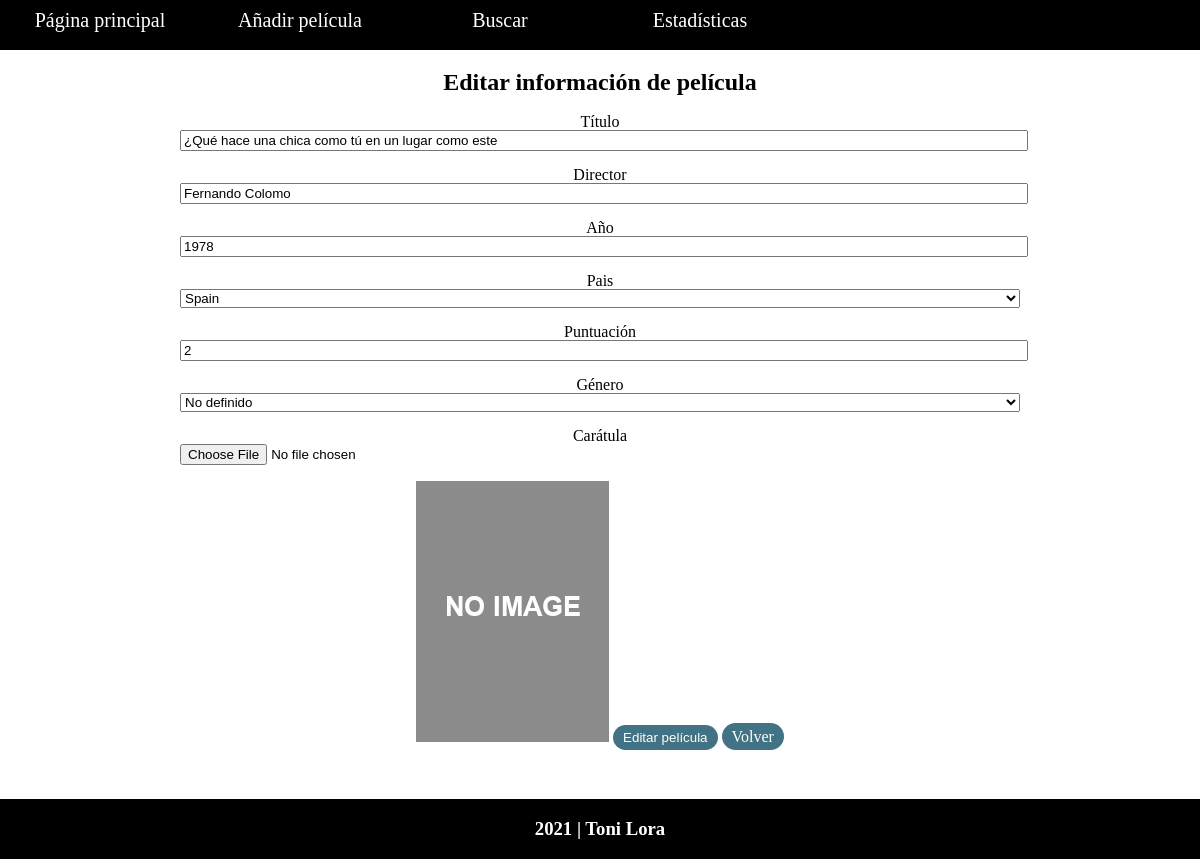
/db/edit_peliculas.php?id=250, run on the app's committed database.
### tables this page shows
CREATE TABLE `pellicules` (
  `id` int(3) NOT NULL,
  `titol` varchar(49) DEFAULT NULL,
  `director` varchar(28) DEFAULT NULL,
  `any` int(4) DEFAULT NULL,
  `pais` varchar(19) DEFAULT NULL,
  `id_pais` int(3) UNSIGNED DEFAULT 0,
  `animacio` tinyint(1) DEFAULT NULL,
  `catala` tinyint(1) DEFAULT NULL,
  `puntuacio` int(2) DEFAULT NULL,
  `observacions` varchar(10) DEFAULT NULL,
  `data_creacio` datetime NOT NULL DEFAULT current_timestamp(),
  `id_genero` int(2) UNSIGNED NOT NULL DEFAULT 0
);

### elementos/lista_paises.php (the view)
<?php
function lista_paises($id=0){
    $servidor="localhost";
    $usuario="filmoteca";
    $password="filmoteca";
    $bbdd="filmoteca_generos";
    $sql_paises="SELECT * FROM countries ORDER BY id ASC";
    $sql_pelicula="SELECT `id_pais` FROM `pellicules` WHERE `id`=$id";
    $conn = new mysqli ($servidor,$usuario,$password,$bbdd);
    $datos_paises=$conn->query($sql_paises);
    $datos_pelicula=$conn->query($sql_pelicula);
    $id_pais_pelicula=$datos_pelicula->fetch_assoc();
    if($id!=0){
        $id=$id_pais_pelicula['id_pais'];
    }
    $return= "<label for='pais'>Pais<select name='pais' id='pais'><br>";
    while($fila_paises=$datos_paises->fetch_assoc()){
        if ($fila_paises["id"]==$id){
            $return.= "<option value='$fila_paises[id]' selected>$fila_paises[name]</option>";
        }else{
            $return.= "<option value='$fila_paises[id]'>$fila_paises[name]</option>";
        }
    }
    $return.="</select></label><br>";
    return $return;
}
?>

### db/edit_peliculas.php (shortened to what this page needs)
<?php
include "../elementos/lista_generos.php";
include "../elementos/lista_paises.php";
if (isset($_GET["id"])){
        $id=filter_var($_GET["id"],FILTER_SANITIZE_NUMBER_INT);
    }elseif (!isset($_POST["titol"]) or $_POST["titol"]=="" or !isset($_POST["director"]) or $_POST["director"]=="" or !isset($_POST["any"]) or $_POST["any"]=="" or !isset($_POST["pais"]) or $_POST["pais"]=="" or !isset($_POST["puntuacio"]) or $_POST["puntuacio"]==""){
        header ("Location: /");
        die();
    }
?>
<!DOCTYPE html>
<html lang="en">
<head>
    <link rel="stylesheet" href="../css/demo.css">
    <link rel="stylesheet" href="../css/flexslider.css">
    <link rel="stylesheet" href="../css/style.css">
</head>
<body>
    <?php
    include "../elementos/topbar.php";
    ?>
    <h1>Editar información de película</h1>
    <?php
    $servidor="localhost";
    $usuario="filmoteca";
    $password="filmoteca";
    $bbdd="filmoteca_generos";
    $sql="SELECT pellicules.id,pellicules.titol,pellicules.director,pellicules.any,countries.name,pellicules.puntuacio,generos.genero FROM pellicules INNER JOIN countries ON pellicules.id_pais=countries.id INNER JOIN generos ON pellicules.id_genero=generos.id WHERE pellicules.id=$id";
    $conn = new mysqli($servidor,$usuario,$password,$bbdd);
    $consulta=$conn->query($sql);
    $datos_pelicula=$consulta->fetch_assoc();
    if (!file_exists("../img/covers/$id.jpg")){
        $img=0;
    }else{
        $img=$id;
    }
    ?>
    <form action="edit_peliculas.php" method="POST" class="formulario" enctype="multipart/form-data">
        <label for="titol">Título<input type="text" name="titol" value="<?php echo $datos_pelicula['titol']?>"  required></label><br>
        <label for="director">Director<input type="text" name="director" value="<?php echo $datos_pelicula['director']?>" required></label><br>
        <label for="any">Año<input type="text" name="any" value="<?php echo $datos_pelicula['any']?>"  required></label><br>
        <?php echo lista_paises($id);?>
        <label for="puntuacio">Puntuación<input type="text" name="puntuacio" value="<?php echo $datos_pelicula['puntuacio']?>"></label><br>
        <?php echo lista_generos($id);?>
        <label for="cover">Carátula<input type="file" name="cover"></label><br>
        <?php echo "<img src='../img/covers/$img.jpg'>";?>
        <input type="submit" class="boton" value="Editar película">
        <a class="boton" href="../index.php">Volver</a>
    </form>
    <?php
    include "../elementos/footer.php";
    ?>
</body>
</html>

### css/demo.css (style rules this page uses)
html, body, div, span, applet, object, iframe, blockquote, pre,a, abbr, acronym, address, big, cite, code,del, dfn, em, img, ins, kbd, q, s, samp,small, strike, strong, sub, sup, tt, var,b, u, i, center,dl, dt, dd, ol, ul, li,fieldset, form, label, legend,table, caption, tbody, tfoot, thead, tr, th, td,article, aside, canvas, details, embed,figure, figcaption, footer, header, hgroup,menu, nav, output, ruby, section, summary,time, mark, audio, video { margin: 0; padding: 0; border: 0; font-size: 100%; font: inherit; vertical-align: baseline; }
body { line-height: 1; }
body { width: 100%; float: left; opacity: 1; -webkit-transition: opacity 1s ease; }

### css/style.css (style rules this page uses)
html { height:100%; }
body { display: flex; flex-direction: column; align-content: center; text-align: center; min-height:100%; }
.boton { background-color: rgb(65, 115, 132); color:white; text-decoration: none; margin: 9px 0px 9px 0px; padding: 5px 10px 5px 10px; border: none; border-radius: 15px; transition: 00.5s; }
.formulario { margin-top: 20px; margin-right: auto; margin-left: auto; width: 70%; }
.formulario>label { display:block; width: 100%; }
.formulario>label>input { width: 100%; display: block; }
.formulario>label>select { width: 100%; display: block; }

### data on the page
pellicules: titol "¿Qué hace una chica como tú en un lugar como este", director "Fernando Colomo", any "1978", puntuacio "2"

### other printed values
form field pais "Spain"
form field genero "No definido"
